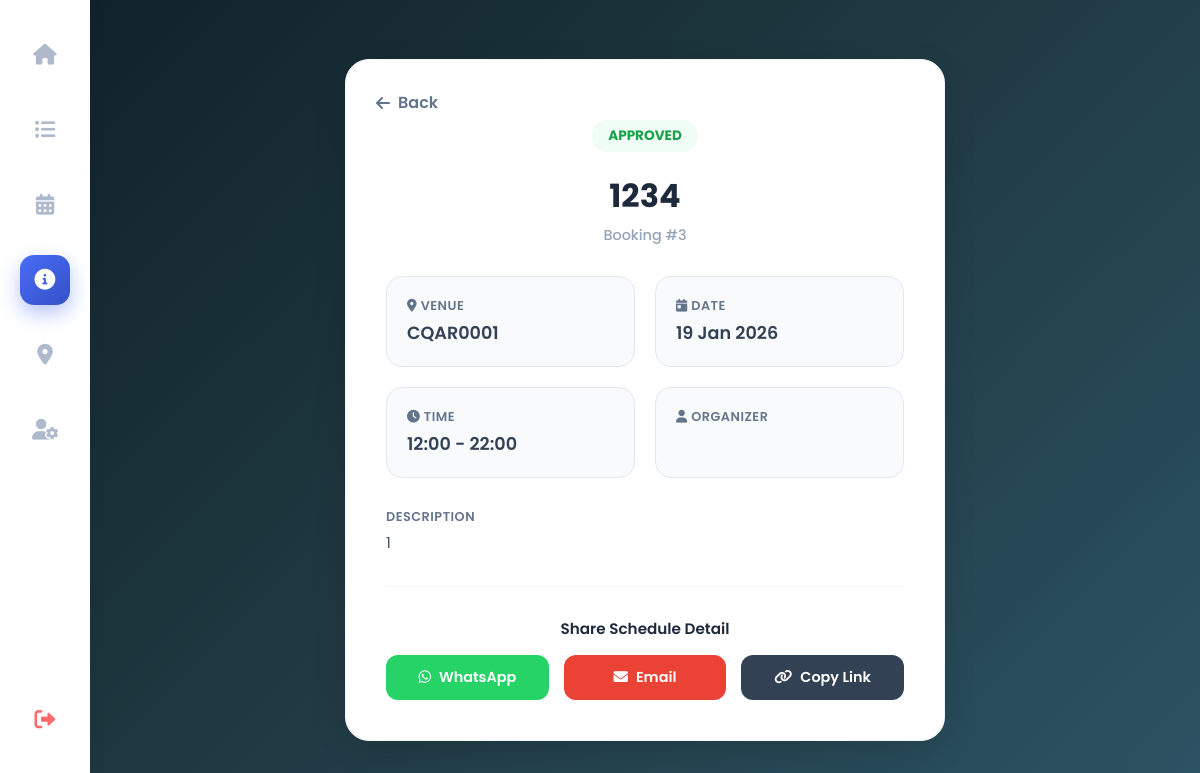
Before: /booking_detail/3/ (signed in) with the older database file.
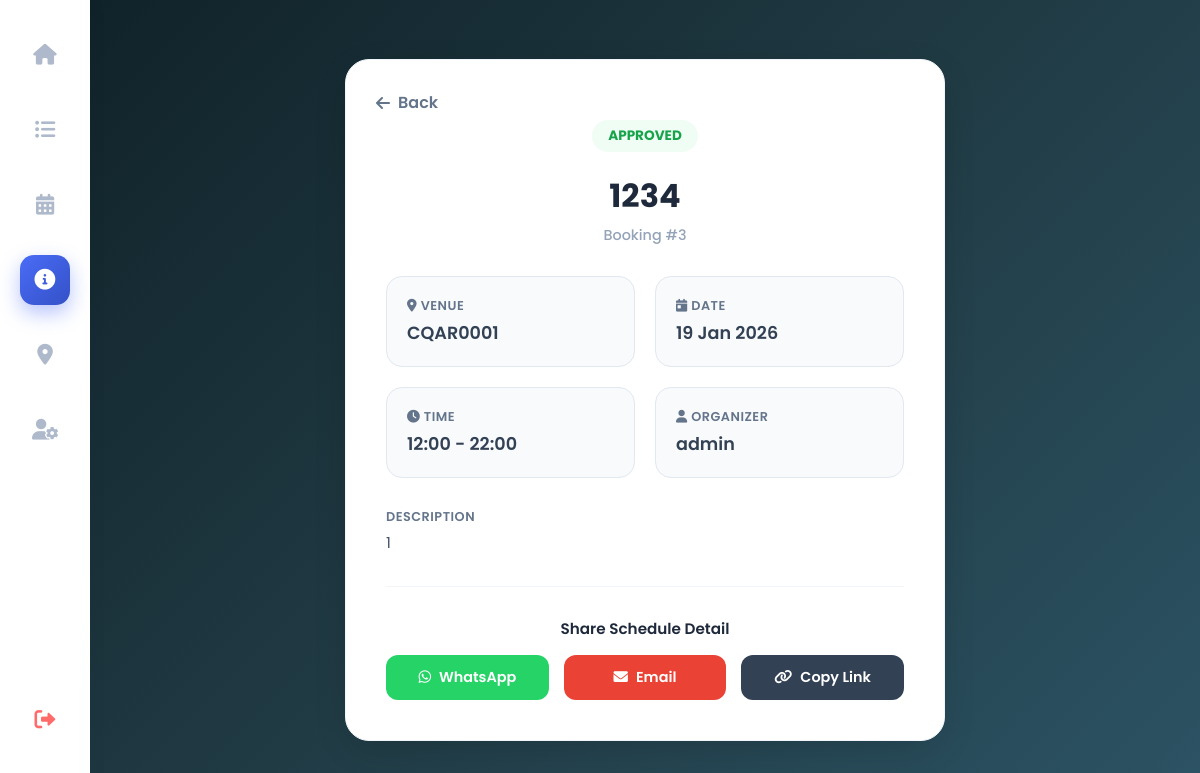
After: the same page with the newer database file.
### accounts/models.py (models this page shows, shortened)
class Booking(models.Model):
    STATUS_CHOICES = [
        ('PENDING', 'Pending'),
        ('APPROVED', 'Approved'),
        ('REJECTED', 'Rejected'),
    ]
    PURPOSE_CHOICES = [
        ('STUDY', 'Study'),
        ('EVENT', 'Event'),
    ]
    user = models.ForeignKey(User, on_delete=models.CASCADE)
    venue = models.ForeignKey(Venue, on_delete=models.CASCADE)
    purpose = models.CharField(max_length=10, choices=PURPOSE_CHOICES, default='STUDY')
    event_name = models.CharField(max_length=200, blank=True)
    description = models.TextField(blank=True)
    document = models.FileField(upload_to='booking_docs/', blank=True, null=True)
    start_time = models.DateTimeField()
    end_time = models.DateTimeField()
    status = models.CharField(max_length=10, choices=STATUS_CHOICES, default='PENDING')
    created_at = models.DateTimeField(auto_now_add=True)
    addon_equipment = models.TextField(blank=True, null=True, help_text="List any extra equipment needed (e.g., Extra Mic, Extension Cord).")

class Venue(models.Model):
    name = models.CharField(max_length=200, help_text="e.g. Lecture Hall A")
    location = models.CharField(max_length=200, help_text="e.g. Block B, Level 2")
    capacity = models.IntegerField(help_text="How many people can fit?")
    equipment = models.CharField(max_length=200, blank=True, help_text="e.g. Projector, Wifi, AC")

### accounts/views.py (the view)
# urls.py: path('booking_detail/<int:booking_id>/', views.booking_detail_view, name='booking_detail'),
@login_required(login_url='login')
def booking_detail_view(request, booking_id):
    booking = get_object_or_404(Booking, id=booking_id)
    return render(request, 'booking_detail.html', {'booking': booking})

### templates/booking_detail.html (shortened to what the changed rows need)
<!DOCTYPE html>
<html lang="en">
<head>
    <link rel="stylesheet" href="https://cdnjs.cloudflare.com/ajax/libs/font-awesome/6.0.0/css/all.min.css">
</head>
<body>
    <div class="main-content">
        <div class="detail-card">
            <div class="header-section">
                {% if booking.status == 'APPROVED' %}
                    <span class="status-badge" style="background:#f0fdf4; color:#16a34a;">Approved</span>
                {% elif booking.status == 'REJECTED' %}
                    <span class="status-badge" style="background:#fef2f2; color:#dc2626;">Rejected</span>
                {% else %}
                    <span class="status-badge" style="background:#fffbeb; color:#d97706;">Pending</span>
                {% endif %}
                <h1 class="event-title">{{ booking.event_name }}</h1>
                <div class="booking-id">Booking #{{ booking.id }}</div>
            </div>
            <div class="info-grid">
                <div class="info-box">
                    <div class="info-label"><i class="fas fa-map-marker-alt"></i> Venue</div>
                    <div class="info-value">{{ booking.venue.name }}</div>
                </div>
                <div class="info-box">
                    <div class="info-label"><i class="fas fa-calendar-day"></i> Date</div>
                    <div class="info-value">{{ booking.start_time|date:"d M Y" }}</div>
                </div>
                <div class="info-box">
                    <div class="info-label"><i class="fas fa-clock"></i> Time</div>
                    <div class="info-value">{{ booking.start_time|date:"H:i" }} - {{ booking.end_time|date:"H:i" }}</div>
                </div>
                <div class="info-box">
                    <div class="info-label"><i class="fas fa-user"></i> Organizer</div>
                    <div class="info-value">{{ booking.user.first_name }}</div>
                </div>
            </div>
            {% if booking.description %}
            <div style="margin-bottom: 30px;">
                <div class="info-label">Description</div>
                <p style="color: #475569; font-size: 0.95rem; line-height: 1.6;">{{ booking.description }}</p>
            </div>
            {% endif %}
        </div>
    </div>
</body>
</html>

Changed rows visible on the page:
changed through a linked row, Booking "CQAR0001": user.first_name (not shown) → "admin"
